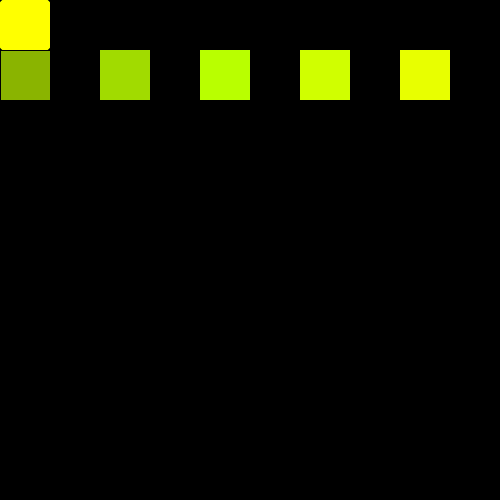
Frame 1 (no input)
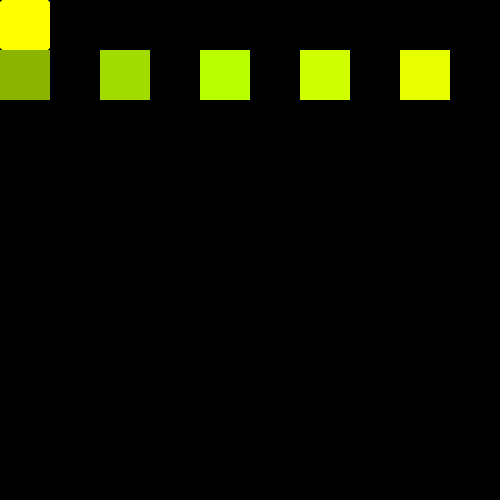
Frame 60 (the mouse pressed at the canvas centre just before this capture)
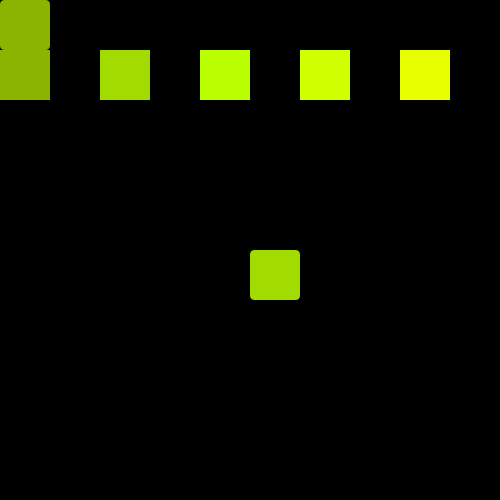
Frame 120 (the mouse held since frame 60 and released just before this capture)

The Processing sketch that drew these frames (run headless with seeded random() and noise(); from frame 60 on, the mouse is pressed at the canvas centre):

// Processing sketch: week5_singleloop
// ── week5_singleloop.pde
int size = 50;
int r;
int b;
void setup(){
  size(500, 500);
  }
  
void draw(){
  background(0);
  
  for(int i = 0; i<=500; i+=100){
    
    r = int(map(i, 0, 72, 138, 155));
    b = int(map(i, 0, 190, 180, 255));
    fill(r, b, 0);
    rect(i, 50, 50, 50);
    
    rect(i*mouseX/100, i*mouseY/100, 50, 50, 5);
    noStroke();
  }
}
